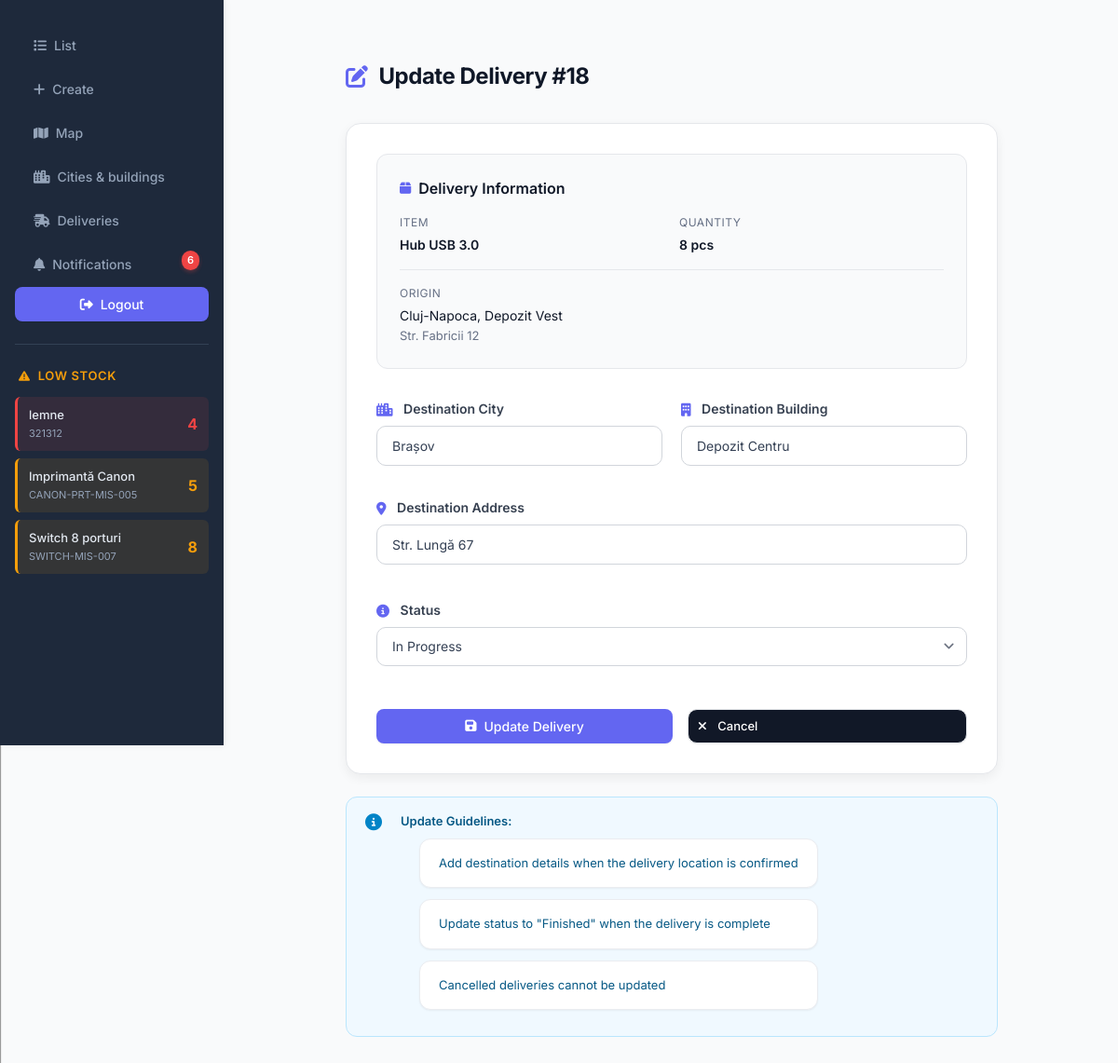
Screenshot of /delivery/18/update/ (signed in) with the database file from the repository.
### app/models.py (models this page shows, shortened)
class Item(models.Model):
    owner = models.ForeignKey(get_user_model(), on_delete=models.CASCADE, related_name="items")
    name = models.CharField(max_length=100)
    sku = models.CharField(max_length=100)
    quantity = models.IntegerField(default=0)
    city = models.CharField(max_length=100, blank=True, default="")
    building = models.CharField(max_length=100, blank=True, default="")
    address = models.CharField(max_length=255, blank=True, default="")
    lat = models.DecimalField(max_digits=9, decimal_places=6, null=True, blank=True)
    lng = models.DecimalField(max_digits=9, decimal_places=6, null=True, blank=True)
    building_ref = models.ForeignKey(
        Building, on_delete=models.PROTECT, related_name="items",
        null=True, blank=True
    )
    created_at = models.DateTimeField(auto_now_add=True)
    class Meta:
        constraints = [
            models.UniqueConstraint(fields=["owner", "sku"], name="uniq_owner_sku")
        ]
        indexes = [
            models.Index(fields=["owner", "sku"]),
            models.Index(fields=["city"]),
        ]
        ordering = ["-created_at"]

class Delivery(models.Model):
    STATUS_CHOICES = [
        ('in_progress', 'In Progress'),
        ('finished', 'Finished'),
        ('cancelled', 'Cancelled'),
    ]
    item = models.ForeignKey('Item', on_delete=models.PROTECT, related_name='deliveries')
    quantity = models.IntegerField()
    status = models.CharField(max_length=20, choices=STATUS_CHOICES, default='in_progress')
    from_city = models.CharField(max_length=100)
    from_building = models.CharField(max_length=100)
    from_address = models.CharField(max_length=255)
    to_city = models.CharField(max_length=100, blank=True, default='')
    to_building = models.CharField(max_length=100, blank=True, default='')
    to_address = models.CharField(max_length=255, blank=True, default='')
    created_by = models.CharField(max_length=100)
    created_at = models.DateTimeField(auto_now_add=True)
    finished_at = models.DateTimeField(null=True, blank=True)
    class Meta:
        ordering = ['-created_at']

### app/views.py (the view)
# urls.py: path("delivery/<int:pk>/update/", views.DeliveryUpdateView.as_view(), name="delivery-update"),
class DeliveryUpdateView(LoginRequiredMixin, UpdateView):
    model = Delivery
    fields = ['to_city', 'to_building', 'to_address', 'status']
    template_name = "app/delivery_update.html"
    success_url = reverse_lazy("delivery-list")
    def get_queryset(self):
        return Delivery.objects.filter(created_by=self.request.user.username)

### app/context_processors.py (called while the page is built)
def low_stock_items(request):
    if request.user.is_authenticated:
        items = Item.objects.filter(
            owner=request.user,
            quantity__lt=10
        ).order_by('quantity')[:10]  # Limit to 10 items
        return {'low_stock_items': items}
    return {'low_stock_items': []}

def unread_notifications(request):
    if request.user.is_authenticated:
        unread_count = Notification.objects.filter(
            user=request.user,
            is_read=False
        ).count()
        recent_notifications = Notification.objects.filter(
            user=request.user,
            is_read=False
        ).order_by('-created_at')[:5]  # Last 5 unread
        return {
            'unread_notifications_count': unread_count,
            'recent_notifications': recent_notifications,
        }
    return {
        'unread_notifications_count': 0,
        'recent_notifications': [],
    }

### app/templates/app/delivery_update.html (shortened to what this page needs)
{% extends 'base.html' %}
{% block content %}
<div style="max-width: 700px; margin: 2rem auto;">
  <h2 style="color: #101828; font-size: 24px; font-weight: 700; margin-bottom: 2rem; display: flex; align-items: center;">
    <i class="fas fa-edit" style="color: #6366f1; margin-right: 0.75rem;"></i>
    Update Delivery #{{ object.id }}
  </h2>
  <div style="background: white; border-radius: 16px; padding: 2rem; border: 1px solid #e5e7eb; box-shadow: 0 4px 12px rgba(0,0,0,0.06);">
    <div style="background: #f9fafb; border-radius: 12px; padding: 1.5rem; margin-bottom: 2rem; border: 1px solid #e5e7eb;">
      <h3 style="color: #101828; font-size: 16px; font-weight: 600; margin: 0 0 1rem; display: flex; align-items: center;">
        <i class="fas fa-box" style="color: #6366f1; margin-right: 0.5rem; font-size: 14px;"></i>
        Delivery Information
      </h3>
      <div style="display: grid; grid-template-columns: 1fr 1fr; gap: 1rem;">
        <div>
          <p style="color: #667085; font-size: 12px; margin: 0 0 0.25rem; text-transform: uppercase; letter-spacing: 0.5px;">Item</p>
          <p style="color: #101828; font-size: 14px; font-weight: 600; margin: 0;">{{ object.item.name }}</p>
        </div>
        <div>
          <p style="color: #667085; font-size: 12px; margin: 0 0 0.25rem; text-transform: uppercase; letter-spacing: 0.5px;">Quantity</p>
          <p style="color: #101828; font-size: 14px; font-weight: 600; margin: 0;">{{ object.quantity }} pcs</p>
        </div>
      </div>
      <div style="margin-top: 1rem; padding-top: 1rem; border-top: 1px solid #e5e7eb;">
        <p style="color: #667085; font-size: 12px; margin: 0 0 0.25rem; text-transform: uppercase; letter-spacing: 0.5px;">Origin</p>
        <p style="color: #101828; font-size: 14px; margin: 0;">
          {{ object.from_city }}, {{ object.from_building }}<br>
          <span style="color: #667085; font-size: 13px;">{{ object.from_address }}</span>
        </p>
      </div>
    </div>
    <form method="post">
      <div style="display: grid; grid-template-columns: 1fr 1fr; gap: 1.25rem; margin-bottom: 1.25rem;">
        <div>
          <label for="id_to_city" style="display: block; font-weight: 600; color: #374151; margin-bottom: 0.5rem; font-size: 14px;">
            <i class="fas fa-city" style="color: #6366f1; margin-right: 0.5rem;"></i>
            Destination City
          </label>
          {{ form.to_city }}
        </div>
        <div>
          <label for="id_to_building" style="display: block; font-weight: 600; color: #374151; margin-bottom: 0.5rem; font-size: 14px;">
            <i class="fas fa-building" style="color: #6366f1; margin-right: 0.5rem;"></i>
            Destination Building
          </label>
          {{ form.to_building }}
        </div>
      </div>
      <div style="margin-bottom: 1.5rem;">
        <label for="id_to_address" style="display: block; font-weight: 600; color: #374151; margin-bottom: 0.5rem; font-size: 14px;">
          <i class="fas fa-map-marker-alt" style="color: #6366f1; margin-right: 0.5rem;"></i>
          Destination Address
        </label>
        {{ form.to_address }}
      </div>
      <div style="margin-bottom: 1.5rem;">
        <label for="id_status" style="display: block; font-weight: 600; color: #374151; margin-bottom: 0.5rem; font-size: 14px;">
          <i class="fas fa-info-circle" style="color: #6366f1; margin-right: 0.5rem;"></i>
          Status
        </label>
        {{ form.status }}
      </div>
      <div style="display: flex; gap: 1rem; margin-top: 2rem;">
        <button type="submit" class="btn" style="flex: 1; justify-content: center; background: #6366f1; color: white;">
          <i class="fas fa-save"></i> Update Delivery
        </button>
        <a href="{% url 'delivery-list' %}" class="btn btn-cancel" style="flex: 1; justify-content: center; text-decoration: none;">
          <i class="fas fa-times"></i> Cancel
        </a>
      </div>
    </form>
  </div>
  <div style="background: #f0f9ff; border: 1px solid #bae6fd; border-radius: 12px; padding: 1rem 1.25rem; margin-top: 1.5rem; display: flex; align-items: start; gap: 0.75rem;">
    <i class="fas fa-info-circle" style="color: #0284c7; font-size: 18px; margin-top: 0.125rem;"></i>
    <div style="color: #075985; font-size: 13px;">
      <p style="margin: 0 0 0.5rem; font-weight: 600;">Update Guidelines:</p>
      <ul style="margin: 0; padding-left: 1.25rem;">
        <li>Add destination details when the delivery location is confirmed</li>
        <li>Update status to "Finished" when the delivery is complete</li>
        <li>Cancelled deliveries cannot be updated</li>
      </ul>
    </div>
  </div>
</div>
{% endblock %}

### app/templates/base.html (shortened to what this page needs)
{% load static %}
<!DOCTYPE html>
<html>
<head>
  <link rel="stylesheet" href="{% static 'app/css/styles.css' %}">
  <link rel="stylesheet" href="https://cdnjs.cloudflare.com/ajax/libs/font-awesome/6.5.1/css/all.min.css">
</head>
<body>
  <nav>
    <a href="{% url 'item-list' %}"><i class="fas fa-list"></i> List</a>
    <a href="{% url 'item-create' %}"><i class="fas fa-plus"></i> Create</a>
    <a href="{% url 'map'%}"><i class="fas fa-map"></i> Map </a>
    {% if user.is_staff %}
        <a href="{% url 'admin-inventory' %}"><i class="fas fa-city"></i>Cities & buildings</a>
    {% endif %}
    <a href="{% url 'delivery-list' %}" class="nav-link {% if request.resolver_match.url_name == 'delivery-list' %}active{% endif %}">
      <i class="fas fa-shipping-fast"></i>
      Deliveries
    </a>
    {% if user.is_authenticated %}
    <a href="{% url 'notification-list' %}" class="nav-link {% if request.resolver_match.url_name == 'notification-list' %}active{% endif %}" style="position: relative;">
      <i class="fas fa-bell"></i>
      Notifications
      {% if unread_notifications_count > 0 %}
      <span class="notification-badge">{{ unread_notifications_count }}</span>
      {% endif %}
    </a>
    {% endif %}
    {% if user.is_authenticated %}
      <form method="post" action="{% url 'logout' %}">
        <button type="submit"><i class="fas fa-sign-out-alt"></i> Logout</button>
      </form>
      {% if low_stock_items %}
      <div class="low-stock-section">
        <h3><i class="fas fa-exclamation-triangle"></i> Low Stock</h3>
        <div class="low-stock-table">
          {% for item in low_stock_items %}
          <div class="low-stock-item {% if item.quantity < 5 %}critical{% elif item.quantity < 10 %}warning{% endif %}">
            <div class="item-info">
              <span class="item-name">{{ item.name }}</span>
              <span class="item-sku">{{ item.sku }}</span>
            </div>
            <span class="item-quantity">{{ item.quantity }}</span>
          </div>
          {% endfor %}
        </div>
      </div>
      {% endif %}
    {% else %}
      <a href="{% url 'login' %}"><i class="fas fa-sign-in-alt"></i> Login</a>
    {% endif %}
  </nav>
  <div class="container">
    {% block content %}{% endblock %}
  </div>
</body>
</html>

### app/static/app/css/styles.css (style rules this page uses)
* { margin: 0; padding: 0; box-sizing: border-box; }
body { font-family: 'Inter', -apple-system, BlinkMacSystemFont, 'Segoe UI', sans-serif; line-height: 1.5; color: #344054; background-color: #f9fafb; display: flex; font-size: 14px; font-weight: 400; }
nav { background: #1e293b; width: 240px; height: 100vh; position: fixed; left: 0; top: 0; padding: 1.5rem 0; box-shadow: 2px 0 8px rgba(0,0,0,0.05); }
nav a { color: #94a3b8; text-decoration: none; padding: 0.75rem 1.25rem; margin: 0.125rem 1rem; border-radius: 8px; transition: all 0.2s; display: flex; align-items: center; font-size: 14px; font-weight: 500; }
nav form { margin: 0.125rem 1rem; }
nav button { background-color: transparent; color: #94a3b8; border: none; padding: 0.75rem 1.25rem; border-radius: 8px; cursor: pointer; transition: all 0.2s; width: 100%; text-align: left; font-size: 14px; font-weight: 500; display: flex; align-items: center; font-family: 'Inter', sans-serif; }
.low-stock-section { margin: 1.5rem 1rem 0 1rem; padding-top: 1.5rem; border-top: 1px solid #334155; }
.low-stock-section h3 { color: #f59e0b; font-size: 13px; font-weight: 600; margin-bottom: 0.75rem; padding: 0 0.25rem; display: flex; align-items: center; text-transform: uppercase; letter-spacing: 0.05em; }
.low-stock-section h3 i { margin-right: 0.5rem; font-size: 12px; }
.low-stock-table { display: flex; flex-direction: column; gap: 0.5rem; max-height: 300px; overflow-y: auto; }
.low-stock-item { background-color: #334155; padding: 0.625rem 0.75rem; border-radius: 6px; display: flex; justify-content: space-between; align-items: center; transition: all 0.2s; border-left: 3px solid transparent; }
.low-stock-item.warning { border-left-color: #f59e0b; background-color: rgba(245, 158, 11, 0.1); }
.low-stock-item.critical { border-left-color: #ef4444; background-color: rgba(239, 68, 68, 0.1); }
.item-info { display: flex; flex-direction: column; gap: 0.125rem; flex: 1; min-width: 0; }
.item-name { color: #e2e8f0; font-size: 13px; font-weight: 500; white-space: nowrap; overflow: hidden; text-overflow: ellipsis; }
.item-sku { color: #94a3b8; font-size: 11px; font-weight: 400; }
.item-quantity { color: #f59e0b; font-size: 16px; font-weight: 700; min-width: 30px; text-align: right; }
.low-stock-item.critical .item-quantity { color: #ef4444; }
.container { margin-left: 240px; padding: 2rem 3rem; width: calc(100% - 240px); }
h2 { color: #101828; font-size: 24px; font-weight: 600; margin-bottom: 1.5rem; letter-spacing: -0.02em; }
input[type="text"], input[type="number"], input[type="password"], select, textarea { width: 100%; padding: 0.625rem 0.875rem; margin-bottom: 0.875rem; border: 1px solid #d0d5dd; border-radius: 8px; font-size: 14px; font-weight: 400; background-color: #ffffff; transition: all 0.2s; font-family: 'Inter', sans-serif; color: #344054; }
input::placeholder { color: #98a2b3; font-weight: 400; }
select { appearance: none; background-position: right 0.5rem center; background-repeat: no-repeat; background-size: 1.5em 1.5em; padding-right: 2.5rem; }
label { font-weight: 500; color: #344054; margin-bottom: 0.375rem; display: block; font-size: 14px; }
button[type="submit"], .btn { background-color: #6366f1; color: white; padding: 0.625rem 1.25rem; border: none; border-radius: 8px; cursor: pointer; font-size: 14px; font-weight: 500; transition: all 0.2s; font-family: 'Inter', sans-serif; display: inline-flex; align-items: center; justify-content: center; box-shadow: 0 1px 2px rgba(0,0,0,0.05); }
ul { list-style: none; }
ul li { background: white; padding: 1rem 1.25rem; margin-bottom: 0.75rem; border-radius: 12px; box-shadow: 0 1px 2px rgba(0,0,0,0.05); border: 1px solid #eaecf0; transition: all 0.2s; cursor: pointer; }
.btn-cancel { background-color: #6b7280; }
i.fas, i.far, i.fab, i.fa { margin-right: 0.5rem; vertical-align: middle; }
button i, a i, nav button i, nav a i { margin-right: 0.5rem; }
:root { --card:#fff; --ring:#e5e7eb; --text:#111827; --muted:#6b7280; --accent:#4f46e5; }
.btn { text-decoration:none;display:inline-block;padding:8px 10px;border-radius:10px;border:1px solid var(--ring); background:#111827;color:#fff;font-size:13px; }
.notification-badge { position: absolute; top: 8px; right: 10px; background: #ef4444; color: white; border-radius: 10px; padding: 2px 6px; font-size: 11px; font-weight: 600; min-width: 18px; text-align: center; box-shadow: 0 2px 4px rgba(239, 68, 68, 0.3); }

### rows the page displays
Item: name "lemne", sku "321312", quantity "4"
Item: name "Imprimantă Canon", sku "CANON-PRT-MIS-005", quantity "5"
Item: name "Switch 8 porturi", sku "SWITCH-MIS-007", quantity "8"
Delivery: id "18", item.name "Hub USB 3.0", quantity "8", from_city "Cluj-Napoca", from_building "Depozit Vest", from_address "Str. Fabricii 12", to_city "Brașov", to_building "Depozit Centru", to_address "Str. Lungă 67", status "In Progress"

### other values shown
{{ unread_notifications_count }} "6"
